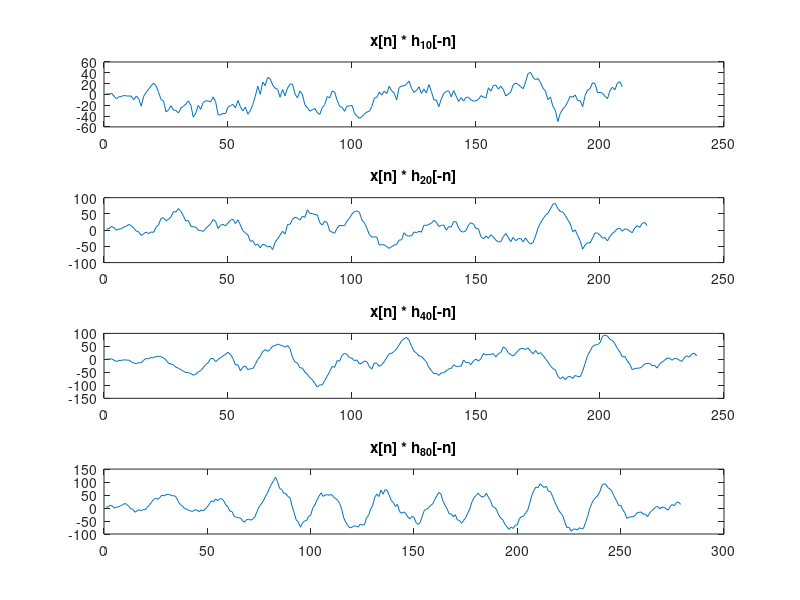

MATLAB code to generate this figure: (Note: this script raises an error after producing the figure.)
clc
close ALL
clearvars
 
% Task 1
freq = (pi/15);
phi = 0;
 
% x[n] = cos(pi/15 * n + phi), phi = 0
n = 1:200;
x_n = cos(freq*n + phi);
 
% The random noise.
noisevals = 30*(rand(1, length(x_n)) - 0.5);
 
%----------Matched Filters--------%
% H[n], K = 10
k_10 = 0:9; 
h10_n = cos(freq*k_10);
 
% H[n], K = 20
k_20 = 0:19; 
h20_n = cos(freq*k_20);
 
% H[n], K = 40
k_40 = 0:39; 
h40_n = cos(freq*k_40);
 
% H[n], K = 80
k_80 = 0:79; 
h80_n = cos(freq*k_80);
%----------Matched Filters--------%
 
% Create a noisy signal from the random values.
x_n_noisy = x_n(n) + noisevals(n);
 
% Time reverse h[n]
h10_n = fliplr(h10_n);
h20_n = fliplr(h20_n);
h40_n = fliplr(h40_n);
h80_n = fliplr(h80_n);
 
% Compute the cross correlation
h10x_n_conv = conv(x_n_noisy, h10_n);
h20x_n_conv = conv(x_n_noisy, h20_n);
h40x_n_conv = conv(x_n_noisy, h40_n);
h80x_n_conv = conv(x_n_noisy, h80_n);
 
% plot the cross correlation
figure(1)
subplot(4, 1, 1), plot(h10x_n_conv)
title("x[n] * h_{10}[-n]")
subplot(4, 1, 2), plot(h20x_n_conv)
title("x[n] * h_{20}[-n]")
subplot(4, 1, 3), plot(h40x_n_conv)
title("x[n] * h_{40}[-n]")
subplot(4, 1, 4), plot(h80x_n_conv)
title("x[n] * h_{80}[-n]")
sgtitle('Cross-Correlation Signals')
